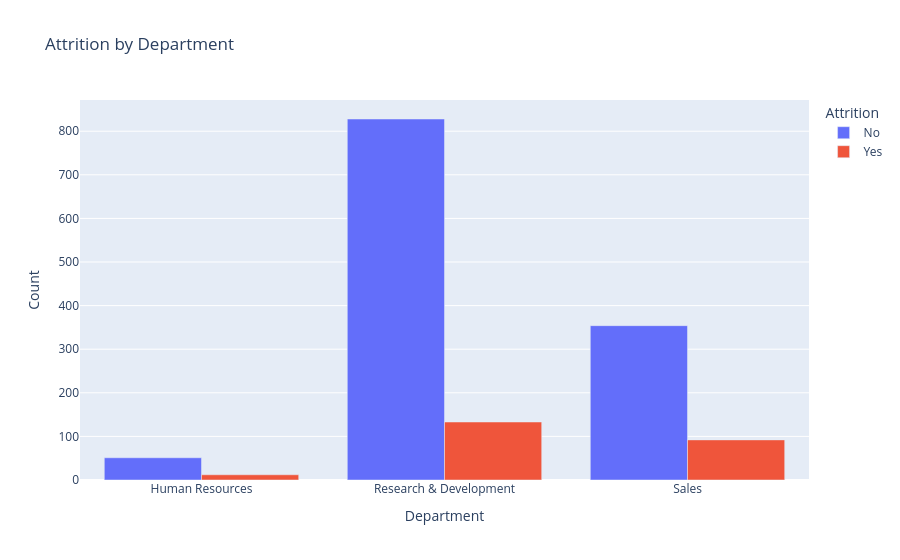

Notebook cell for this chart:
### Markdown cell above
#### To understand which departments lose more employees

### Code cell
dept_attrition = (
    df.groupby(['Department', 'Attrition'])
    .size()
    .reset_index(name='Count')
)

fig = px.bar(
    dept_attrition,
    x = 'Department',
    y = 'Count',
    color='Attrition',
    barmode='group',
    title = 'Attrition by Department'

)
fig.show()

### Figure 1 — Plotly figure (JSON) as saved in the notebook; plotly's stock layout.template omitted (floating-point values rounded to 4 significant figures)
{"data": [{"alignmentgroup": "True", "hovertemplate": "Attrition=No<br>Department=%{x}<br>Count=%{y}<extra></extra>", "legendgroup": "No", "marker": {"color": "#636efa", "pattern": {"shape": ""}}, "name": "No", "offsetgroup": "No", "orientation": "v", "showlegend": true, "textposition": "auto", "type": "bar", "x": ["Human Resources", "Research & Development", "Sales"], "xaxis": "x", "y": [51, 828, 354], "yaxis": "y"}, {"alignmentgroup": "True", "hovertemplate": "Attrition=Yes<br>Department=%{x}<br>Count=%{y}<extra></extra>", "legendgroup": "Yes", "marker": {"color": "#EF553B", "pattern": {"shape": ""}}, "name": "Yes", "offsetgroup": "Yes", "orientation": "v", "showlegend": true, "textposition": "auto", "type": "bar", "x": ["Human Resources", "Research & Development", "Sales"], "xaxis": "x", "y": [12, 133, 92], "yaxis": "y"}], "layout": {"barmode": "group", "legend": {"title": {"text": "Attrition"}, "tracegroupgap": 0}, "title": {"text": "Attrition by Department"}, "xaxis": {"anchor": "y", "domain": [0, 1], "title": {"text": "Department"}}, "yaxis": {"anchor": "x", "domain": [0, 1], "title": {"text": "Count"}}}}
